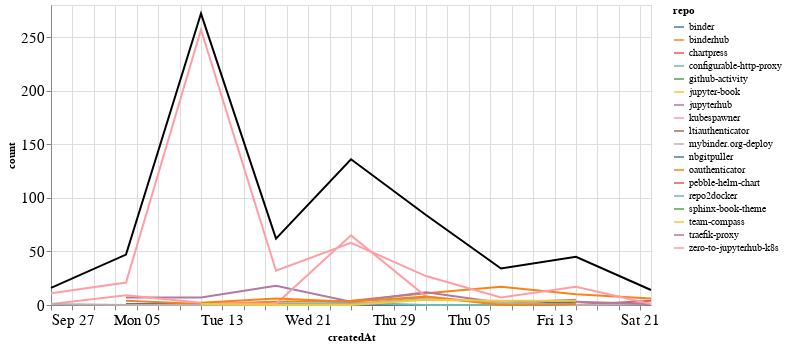

The notebook cell this image was saved under:
### Markdown cell above
## Comments

### Code cell
comments_time = comments.groupby('repo').resample('W', on='createdAt').count()['author'].reset_index()
comments_time = comments_time.rename(columns={'author': 'count'})
comments_time_total = comments_time.groupby('createdAt').agg({"count": "sum"}).reset_index()
ch1 = alt.Chart(comments_time, width=600).mark_line().encode(
    x='createdAt',
    y='count',
    color='repo',
    tooltip="repo"
)

ch2 = alt.Chart(comments_time_total, width=600).mark_line(color="black").encode(
    x='createdAt',
    y='count',
)

ch1 + ch2

### Figure 1 — Vega-Lite specification as saved in the notebook (floating-point values rounded to 4 significant figures)
{"config": {"axisLeft": {"labelFontSize": 15}, "axisBottom": {"labelFontSize": 15}}, "layer": [{"data": {"name": "data-62500e851d2a26717bf1cf2dfcb0d213"}, "mark": "line", "encoding": {"color": {"type": "nominal", "field": "repo"}, "tooltip": {"type": "nominal", "field": "repo"}, "x": {"type": "temporal", "field": "createdAt"}, "y": {"type": "quantitative", "field": "count"}}, "width": 600}, {"data": {"name": "data-7477abbb053ddd7226aa6c0c8f4035ff"}, "mark": {"type": "line", "color": "black"}, "encoding": {"x": {"type": "temporal", "field": "createdAt"}, "y": {"type": "quantitative", "field": "count"}}, "width": 600}], "$schema": "https://vega.github.io/schema/vega-lite/v4.8.1.json", "datasets": {"data-62500e851d2a26717bf1cf2dfcb0d213": [{"repo": "binder", "createdAt": "2020-10-04T00:00:00", "count": 1}, {"repo": "binder", "createdAt": "2020-10-11T00:00:00", "count": 1}, {"repo": "binder", "createdAt": "2020-10-18T00:00:00", "count": 1}, {"repo": "binder", "createdAt": "2020-10-25T00:00:00", "count": 0}, {"repo": "binder", "createdAt": "2020-11-01T00:00:00", "count": 0}, {"repo": "binder", "createdAt": "2020-11-08T00:00:00", "count": 0}, {"repo": "binder", "createdAt": "2020-11-15T00:00:00", "count": 3}, {"repo": "binderhub", "createdAt": "2020-10-04T00:00:00", "count": 4}, {"repo": "binderhub", "createdAt": "2020-10-11T00:00:00", "count": 1}, {"repo": "binderhub", "createdAt": "2020-10-18T00:00:00", "count": 3}, {"repo": "binderhub", "createdAt": "2020-10-25T00:00:00", "count": 4}, {"repo": "binderhub", "createdAt": "2020-11-01T00:00:00", "count": 11}, {"repo": "binderhub", "createdAt": "2020-11-08T00:00:00", "count": 17}, {"repo": "binderhub", "createdAt": "2020-11-15T00:00:00", "count": 10}, {"repo": "binderhub", "createdAt": "2020-11-22T00:00:00", "count": 6}, {"repo": "chartpress", "createdAt": "2020-11-08T00:00:00", "count": 1}, {"repo": "chartpress", "createdAt": "2020-11-15T00:00:00", "count": 0}, {"repo": "chartpress", "createdAt": "2020-11-22T00:00:00", "count": 4}, {"repo": "configurable-http-proxy", "createdAt": "2020-10-18T00:00:00", "count": 1}, {"repo": "configurable-http-proxy", "createdAt": "2020-10-25T00:00:00", "count": 2}, {"repo": "configurable-http-proxy", "createdAt": "2020-11-01T00:00:00", "count": 0}, {"repo": "configurable-http-proxy", "createdAt": "2020-11-08T00:00:00", "count": 0}, {"repo": "configurable-http-proxy", "createdAt": "2020-11-15T00:00:00", "count": 1}, {"repo": "github-activity", "createdAt": "2020-10-11T00:00:00", "count": 1}, {"repo": "github-activity", "createdAt": "2020-10-18T00:00:00", "count": 0}, {"repo": "github-activity", "createdAt": "2020-10-25T00:00:00", "count": 0}, {"repo": "github-activity", "createdAt": "2020-11-01T00:00:00", "count": 7}, {"repo": "jupyter-book", "createdAt": "2020-10-04T00:00:00", "count": 2}, {"repo": "jupyterhub", "createdAt": "2020-10-04T00:00:00", "count": 7}, {"repo": "jupyterhub", "createdAt": "2020-10-11T00:00:00", "count": 7}, {"repo": "jupyterhub", "createdAt": "2020-10-18T00:00:00", "count": 18}, {"repo": "jupyterhub", "createdAt": "2020-10-25T00:00:00", "count": 3}, {"repo": "jupyterhub", "createdAt": "2020-11-01T00:00:00", "count": 12}, {"repo": "jupyterhub", "createdAt": "2020-11-08T00:00:00", "count": 2}, {"repo": "jupyterhub", "createdAt": "2020-11-15T00:00:00", "count": 5}, {"repo": "kubespawner", "createdAt": "2020-09-27T00:00:00", "count": 1}, {"repo": "kubespawner", "createdAt": "2020-10-04T00:00:00", "count": 9}, {"repo": "kubespawner", "createdAt": "2020-10-11T00:00:00", "count": 2}, {"repo": "kubespawner", "createdAt": "2020-10-18T00:00:00", "count": 1}, {"repo": "kubespawner", "createdAt": "2020-10-25T00:00:00", "count": 65}, {"repo": "kubespawner", "createdAt": "2020-11-01T00:00:00", "count": 8}, {"repo": "kubespawner", "createdAt": "2020-11-08T00:00:00", "count": 1}, {"repo": "ltiauthenticator", "createdAt": "2020-11-15T00:00:00", "count": 1}, {"repo": "mybinder.org-deploy", "createdAt": "2020-09-27T00:00:00", "count": 1}, {"repo": "mybinder.org-deploy", "createdAt": "2020-10-04T00:00:00", "count": 0}, {"repo": "mybinder.org-deploy", "createdAt": "2020-10-11T00:00:00", "count": 0}, {"repo": "mybinder.org-deploy", "createdAt": "2020-10-18T00:00:00", "count": 0}, {"repo": "mybinder.org-deploy", "createdAt": "2020-10-25T00:00:00", "count": 1}, {"repo": "mybinder.org-deploy", "createdAt": "2020-11-01T00:00:00", "count": 6}, {"repo": "mybinder.org-deploy", "createdAt": "2020-11-08T00:00:00", "count": 2}, {"repo": "mybinder.org-deploy", "createdAt": "2020-11-15T00:00:00", "count": 0}, {"repo": "mybinder.org-deploy", "createdAt": "2020-11-22T00:00:00", "count": 1}, {"repo": "nbgitpuller", "createdAt": "2020-10-04T00:00:00", "count": 3}, {"repo": "oauthenticator", "createdAt": "2020-10-11T00:00:00", "count": 2}, {"repo": "oauthenticator", "createdAt": "2020-10-18T00:00:00", "count": 6}, {"repo": "oauthenticator", "createdAt": "2020-10-25T00:00:00", "count": 3}, {"repo": "oauthenticator", "createdAt": "2020-11-01T00:00:00", "count": 8}, {"repo": "oauthenticator", "createdAt": "2020-11-08T00:00:00", "count": 0}, {"repo": "oauthenticator", "createdAt": "2020-11-15T00:00:00", "count": 1}, {"repo": "pebble-helm-chart", "createdAt": "2020-11-22T00:00:00", "count": 1}, {"repo": "repo2docker", "createdAt": "2020-09-27T00:00:00", "count": 1}, {"repo": "sphinx-book-theme", "createdAt": "2020-09-27T00:00:00", "count": 2}, {"repo": "team-compass", "createdAt": "2020-10-11T00:00:00", "count": 1}, {"repo": "team-compass", "createdAt": "2020-10-18T00:00:00", "count": 0}, {"repo": "team-compass", "createdAt": "2020-10-25T00:00:00", "count": 0}, {"repo": "team-compass", "createdAt": "2020-11-01T00:00:00", "count": 5}, {"repo": "team-compass", "createdAt": "2020-11-08T00:00:00", "count": 4}, {"repo": "team-compass", "createdAt": "2020-11-15T00:00:00", "count": 4}, {"repo": "traefik-proxy", "createdAt": "2020-11-15T00:00:00", "count": 3}, {"repo": "traefik-proxy", "createdAt": "2020-11-22T00:00:00", "count": 1}, {"repo": "zero-to-jupyterhub-k8s", "createdAt": "2020-09-27T00:00:00", "count": 11}, {"repo": "zero-to-jupyterhub-k8s", "createdAt": "2020-10-04T00:00:00", "count": 21}, {"repo": "zero-to-jupyterhub-k8s", "createdAt": "2020-10-11T00:00:00", "count": 257}, {"repo": "zero-to-jupyterhub-k8s", "createdAt": "2020-10-18T00:00:00", "count": 32}, {"repo": "zero-to-jupyterhub-k8s", "createdAt": "2020-10-25T00:00:00", "count": 58}, {"repo": "zero-to-jupyterhub-k8s", "createdAt": "2020-11-01T00:00:00", "count": 27}, {"repo": "zero-to-jupyterhub-k8s", "createdAt": "2020-11-08T00:00:00", "count": 7}, {"repo": "zero-to-jupyterhub-k8s", "createdAt": "2020-11-15T00:00:00", "count": 17}, {"repo": "zero-to-jupyterhub-k8s", "createdAt": "2020-11-22T00:00:00", "count": 1}], "data-7477abbb053ddd7226aa6c0c8f4035ff": [{"createdAt": "2020-09-27T00:00:00", "count": 16}, {"createdAt": "2020-10-04T00:00:00", "count": 47}, {"createdAt": "2020-10-11T00:00:00", "count": 272}, {"createdAt": "2020-10-18T00:00:00", "count": 62}, {"createdAt": "2020-10-25T00:00:00", "count": 136}, {"createdAt": "2020-11-01T00:00:00", "count": 84}, {"createdAt": "2020-11-08T00:00:00", "count": 34}, {"createdAt": "2020-11-15T00:00:00", "count": 45}, {"createdAt": "2020-11-22T00:00:00", "count": 14}]}}
